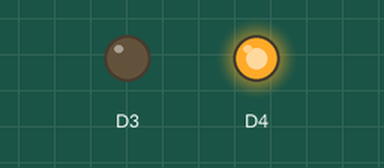
This sketch was run on a simulated ESP8266 (NodeMCU). Parts: output pins drawn as LEDs (lit = HIGH).

Above: at 1.5 s.
At 3.5 s:
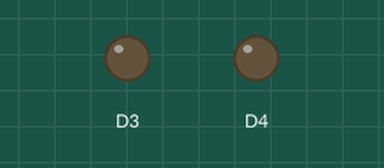
At 5.0 s:
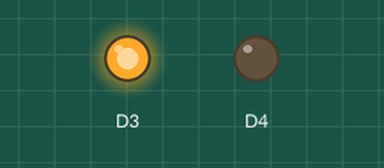
At 6.5 s:
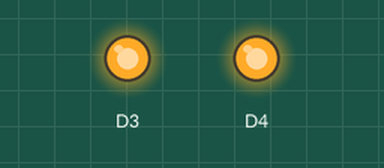
Timing chart, 0 to 7.8 s (numbered marks = the images above):
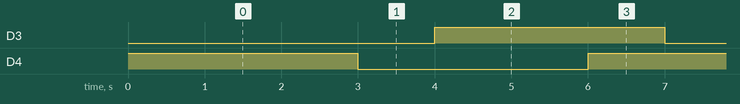

The sketch:

DC_Motor.ino
```cpp
void setup() {
  // put your setup code here, to run once:
  pinMode(D4,OUTPUT);
  pinMode(D3,OUTPUT);
}

void loop() {
  // put your main code here, to run repeatedly:
  digitalWrite(D4,HIGH);
  delay(1000);
  digitalWrite(D3,LOW);
  delay(2000);

  digitalWrite(D4,LOW);
  delay(1000);
  digitalWrite(D3,HIGH);
  delay(2000);
}
```

Measured:
- by itself, D3, D4: alternates HIGH for 3.0 s and LOW for 3.0 s
- by itself, everything shown: repeats every 6.0 s, in 4 steps
